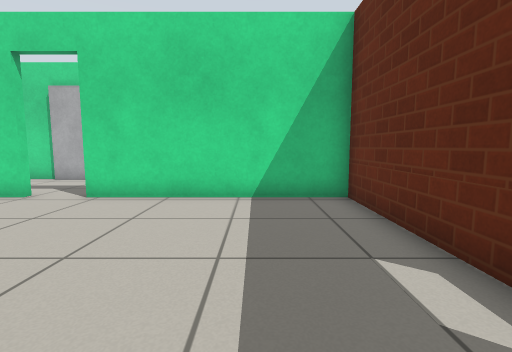
View 1 (above)

21 first-person views from a walk through a world built for the Gazebo simulator. The camera is 0.72 m above the floor, tilts 6° down and sees 85° across. The floor is counted in squares, 0.5 m on a side. Each view is taken from the middle of a square. On the plan, view 1 faces up. The plan holds only what a view shows up to about 14 squares ahead; the rest is blank. Gazebo's built-in surfaces are drawn with simple patterns.

View 2
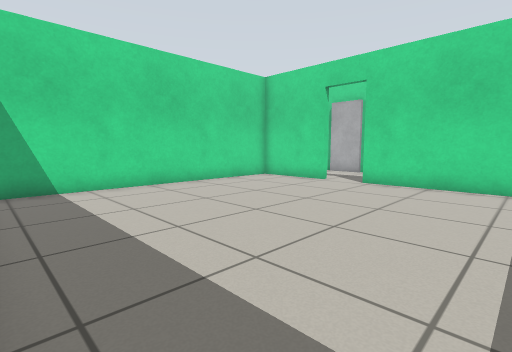

View 3
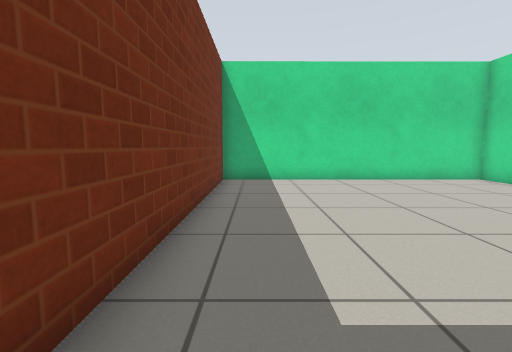

View 4
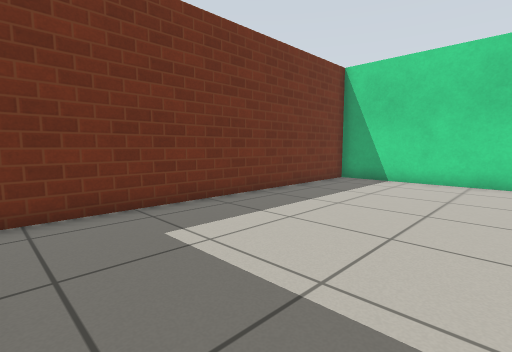

View 5
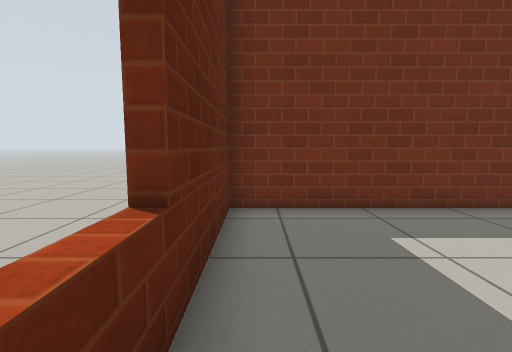

View 6
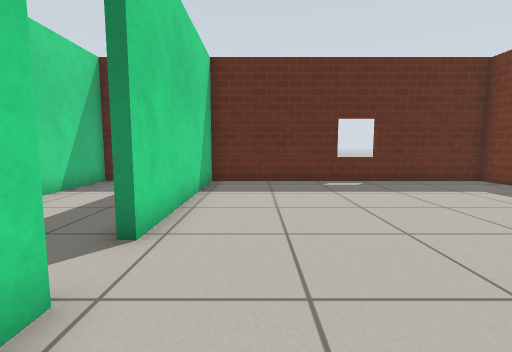

View 7
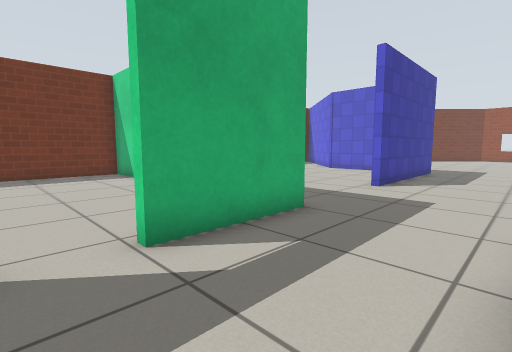

View 8
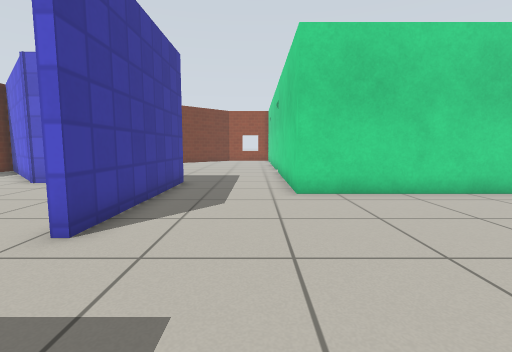

View 9
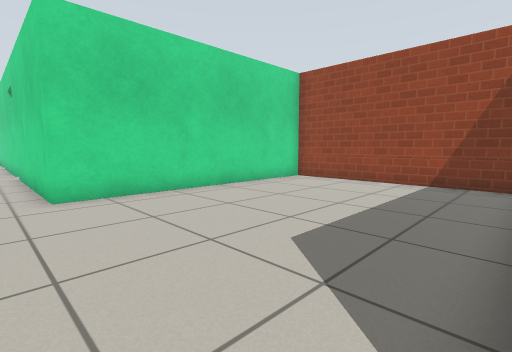

View 10
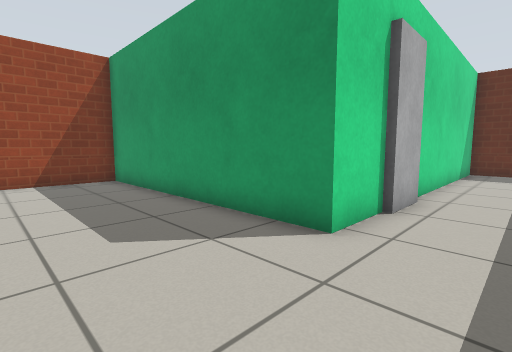

View 11
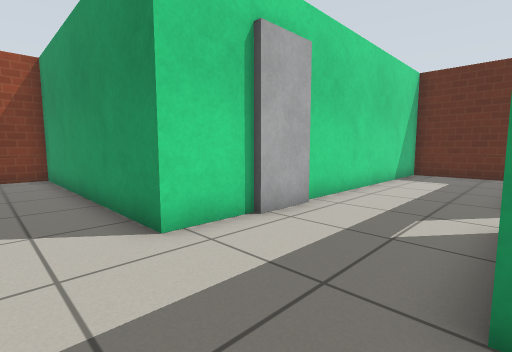

View 12
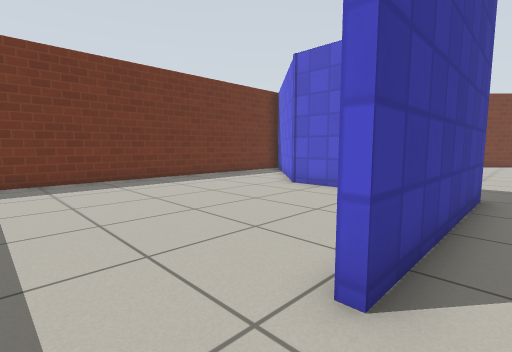

View 13
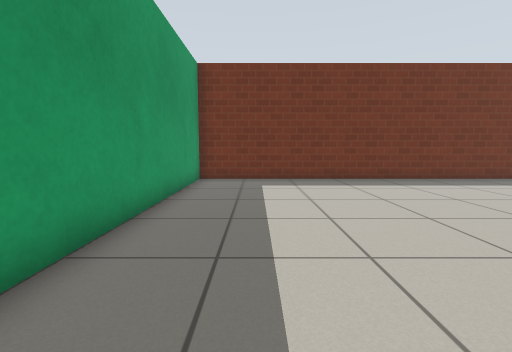

View 14
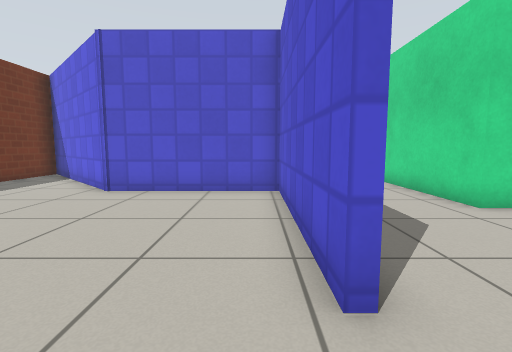

View 15
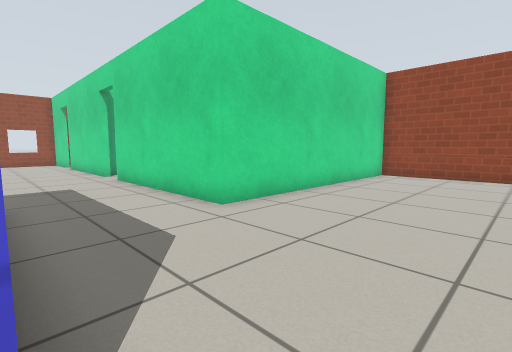

View 16
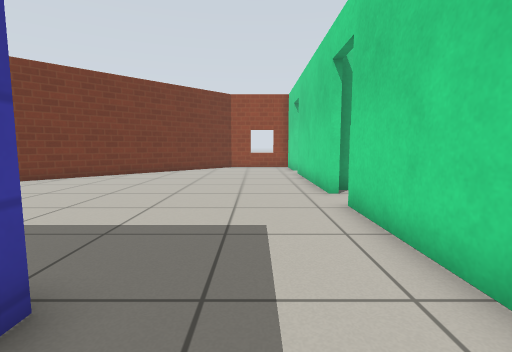

View 17
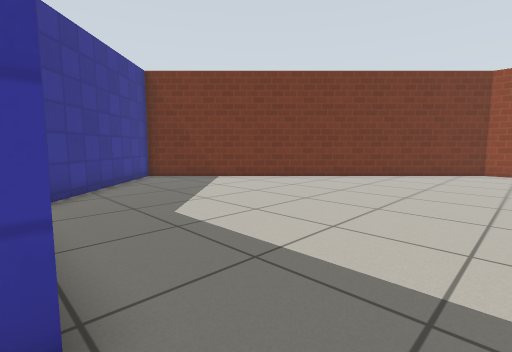

View 18
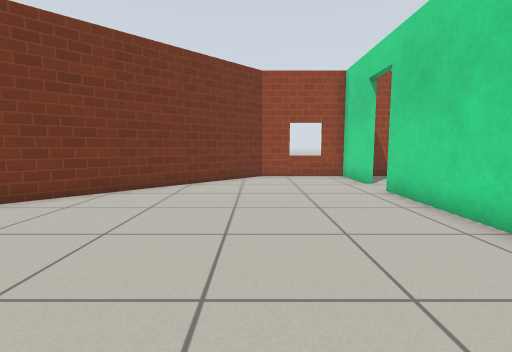

View 19
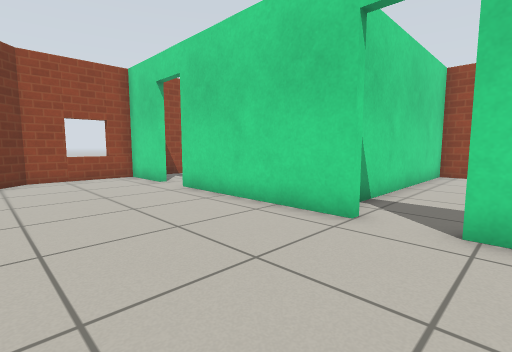

View 20
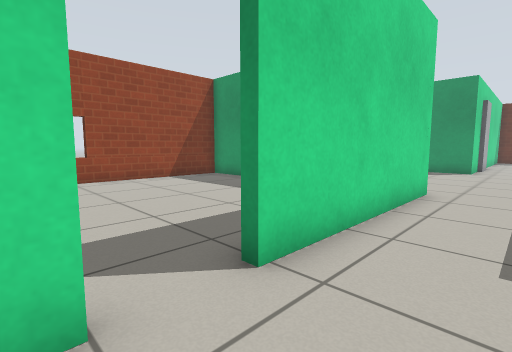

View 21
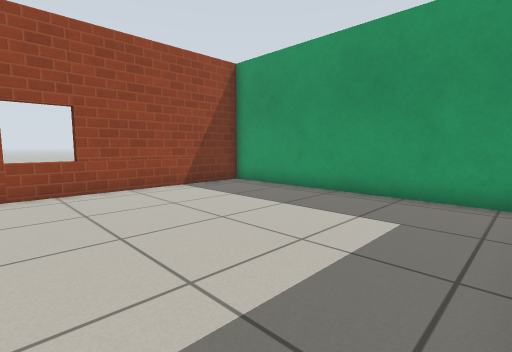

### Floor plan
Ten units are one square. View 1 is at (0, 0); x grows to the right and y downward. Boxes are objects, and circles mark ways between rooms. Rooms are numbered by the first view taken in them; rooms with no view inside come last. Other rooms are left out.
<svg viewBox="-401 -230 432 269">
<path fill="none" stroke="#000" d="M-66 -78 -102 -78 -102 34 26 34 26 -78 -48 -78M-88 -123 -109 -123 -109 -225 -194 -225 -194 -123M-105 -81 -66 -81M-194 -81 -152 -81M26 -89 26 -123 -64 -123M-153 -78 -220 -78 -220 -22 -273 31M-274 34 -105 34 -105 -64M-285 -123 -351 -123M-224 -81 -194 -81M-368 -123 -396 -123 -396 -83 -279 34 -233 -13M-194 -123 -267 -123M-267 -123 -267 -126M-197 -133 -197 -225 -291 -225 -291 -127"/>
<rect x="-85" y="-125" width="20" height="10" fill="#bbb"><title>door leaf</title></rect>
<circle cx="-55" cy="-80" r="3" fill="#2a7"/>
<circle cx="-130" cy="-80" r="3" fill="#2a7"/>
<circle cx="-190" cy="-100" r="3" fill="#2a7"/>
<circle cx="-275" cy="-120" r="3" fill="#2a7"/>
<text x="-40" y="-20">1</text>
<text x="-120" y="-140">2</text>
<text x="-170" y="-20">3</text>
<text x="-290" y="-70">4</text>
<text x="-250" y="-180">5</text>
</svg>
Room 1 opens to room 2. Room 2 opens to room 3. Room 2 opens to room 4. Room 4 opens to room 5.

Where each view was taken, in squares from view 1:
view 1: 0 up, 0 right, facing up
view 2: 3 down, 0 right, facing up-left
view 3: 2 down, 2 right, facing left
view 4: 3 up, 2 right, facing down-left
view 5: 3 up, 2 right, facing down
view 6: 6 up, 9 left, facing right
view 7: 12 up, 5 left, facing down-left
view 8: 11 up, 11 left, facing left
view 9: 11 up, 11 left, facing up-left
view 10: 10 up, 15 left, facing up-right
view 11: 8 up, 13 left, facing up-right
view 12: 9 up, 13 left, facing down-left
view 13: 9 up, 13 left, facing down
view 14: 7 up, 13 left, facing left
view 15: 8 up, 14 left, facing up-left
view 16: 10 up, 20 left, facing left
view 17: 10 up, 22 left, facing down-left
view 18: 8 up, 26 left, facing left
view 19: 7 up, 26 left, facing up-left
view 20: 10 up, 29 left, facing up-right
view 21: 13 up, 28 left, facing up-right
